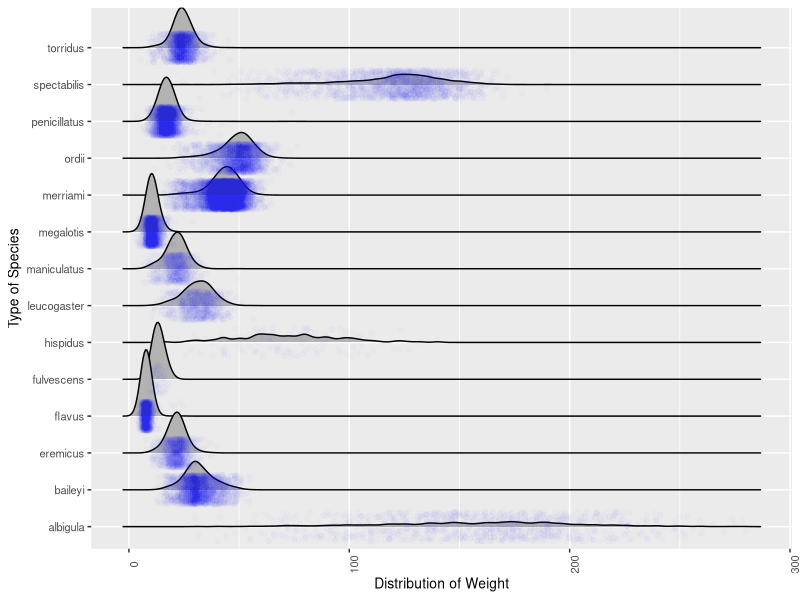

The R source for this figure:
## ---- chunk 1
library(tidyverse)
library(here)
## ---- chunk 2
# Code for question 1! 
surveys <- read_csv(here::here("supporting_artifacts", "Lab2Challenge", "surveys.csv"))
## ---- chunk 3
# Code for Challenge Question!! 
library(ggridges)


ggplot(data = surveys, 
       mapping = aes(x =  weight,
                    y = species)) + 
                    geom_density_ridges(width = 0.5, panel_scaling = FALSE) + 
                    geom_jitter(color = "blue", alpha = .01) +
                    labs(x = "Distribution of Weight", y = "Type of Species" ) + 
  
  theme(axis.text.x = element_text(angle = 90), text = element_text(size = 10))


